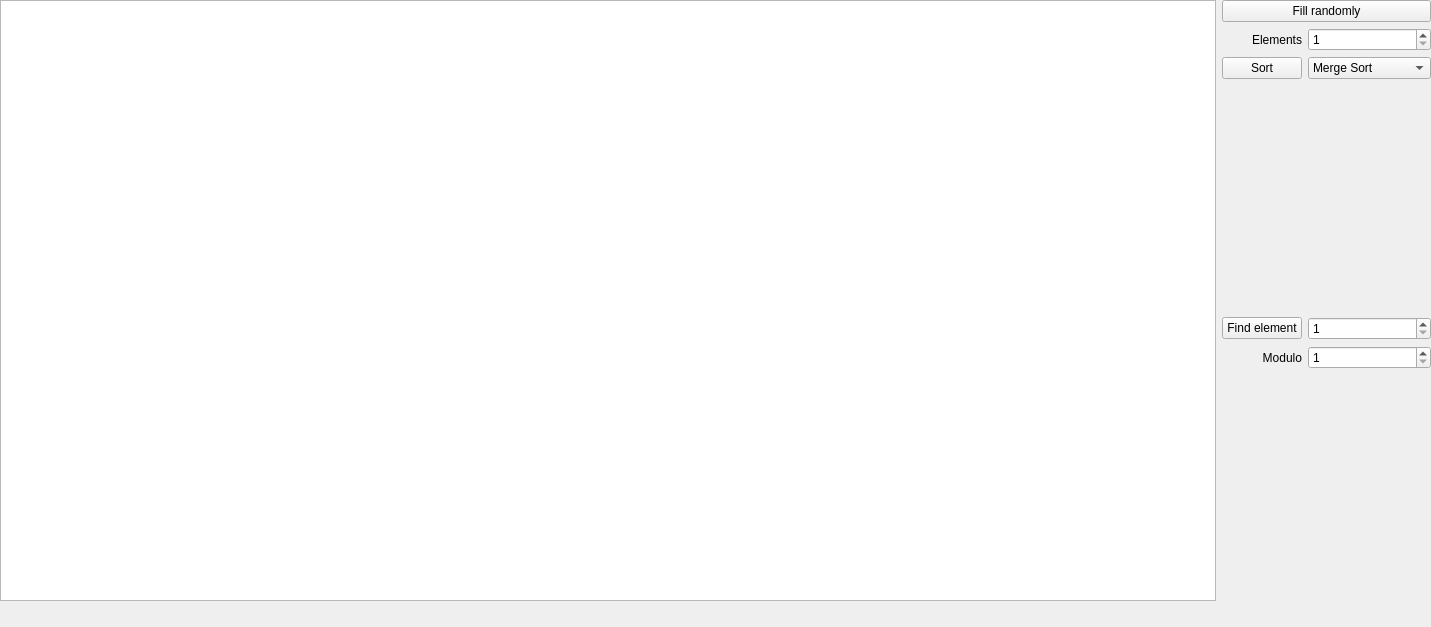
<?xml version="1.0" encoding="UTF-8"?>
<ui version="4.0">
 <class>MainWindow</class>
 <widget class="QWidget" name="MainWindow">
  <property name="geometry">
   <rect>
    <x>0</x>
    <y>0</y>
    <width>1431</width>
    <height>627</height>
   </rect>
  </property>
  <property name="windowTitle">
   <string>Widget</string>
  </property>
  <widget class="QWidget" name="gridLayoutWidget">
   <property name="geometry">
    <rect>
     <x>0</x>
     <y>0</y>
     <width>1431</width>
     <height>601</height>
    </rect>
   </property>
   <layout class="QGridLayout" name="gridLayout">
    <item row="0" column="0" rowspan="9">
     <widget class="QGraphicsView" name="graphicsView"/>
    </item>
    <item row="2" column="2">
     <widget class="QComboBox" name="sortingComboBox">
      <item>
       <property name="text">
        <string>Merge Sort</string>
       </property>
      </item>
      <item>
       <property name="text">
        <string>Quick Sort</string>
       </property>
      </item>
      <item>
       <property name="text">
        <string>Heap Sort</string>
       </property>
      </item>
      <item>
       <property name="text">
        <string>Interpolation Sort</string>
       </property>
      </item>
     </widget>
    </item>
    <item row="1" column="2">
     <widget class="QSpinBox" name="amountOfElementsSpinBox">
      <property name="minimum">
       <number>1</number>
      </property>
      <property name="maximum">
       <number>1000000</number>
      </property>
     </widget>
    </item>
    <item row="5" column="1">
     <widget class="QPushButton" name="findButton">
      <property name="text">
       <string>Find element</string>
      </property>
     </widget>
    </item>
    <item row="7" column="1" rowspan="2" colspan="2">
     <widget class="QLabel" name="searchingInfoLabel">
      <property name="text">
       <string/>
      </property>
      <property name="alignment">
       <set>Qt::AlignHCenter|Qt::AlignTop</set>
      </property>
     </widget>
    </item>
    <item row="3" column="1" rowspan="2" colspan="2">
     <widget class="QLabel" name="sortingInfoLabel">
      <property name="text">
       <string/>
      </property>
      <property name="alignment">
       <set>Qt::AlignLeading|Qt::AlignLeft|Qt::AlignTop</set>
      </property>
     </widget>
    </item>
    <item row="5" column="2">
     <widget class="QSpinBox" name="searchingSpinBox">
      <property name="minimum">
       <number>1</number>
      </property>
      <property name="maximum">
       <number>100</number>
      </property>
     </widget>
    </item>
    <item row="1" column="1">
     <widget class="QLabel" name="label">
      <property name="text">
       <string>Elements</string>
      </property>
      <property name="alignment">
       <set>Qt::AlignRight|Qt::AlignTrailing|Qt::AlignVCenter</set>
      </property>
     </widget>
    </item>
    <item row="0" column="1" colspan="2">
     <widget class="QPushButton" name="fillButton">
      <property name="text">
       <string>Fill randomly</string>
      </property>
     </widget>
    </item>
    <item row="2" column="1">
     <widget class="QPushButton" name="sortButton">
      <property name="text">
       <string>Sort</string>
      </property>
     </widget>
    </item>
    <item row="6" column="1">
     <widget class="QLabel" name="label_2">
      <property name="text">
       <string>Modulo</string>
      </property>
      <property name="alignment">
       <set>Qt::AlignRight|Qt::AlignTrailing|Qt::AlignVCenter</set>
      </property>
     </widget>
    </item>
    <item row="6" column="2">
     <widget class="QSpinBox" name="modSpinBox">
      <property name="minimum">
       <number>1</number>
      </property>
      <property name="maximum">
       <number>1000000</number>
      </property>
     </widget>
    </item>
   </layout>
  </widget>
 </widget>
 <resources/>
 <connections/>
</ui>
